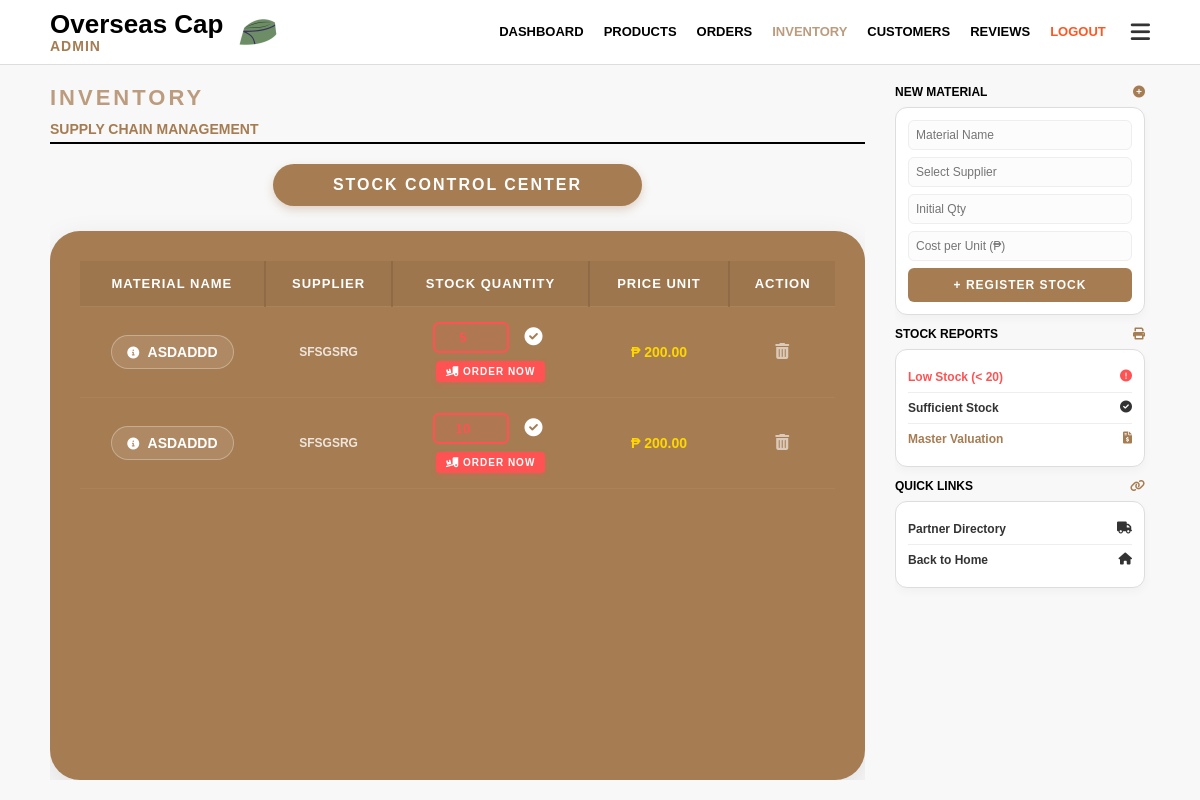
/admin_inventory (signed in), run on an earlier commit of the app's database.
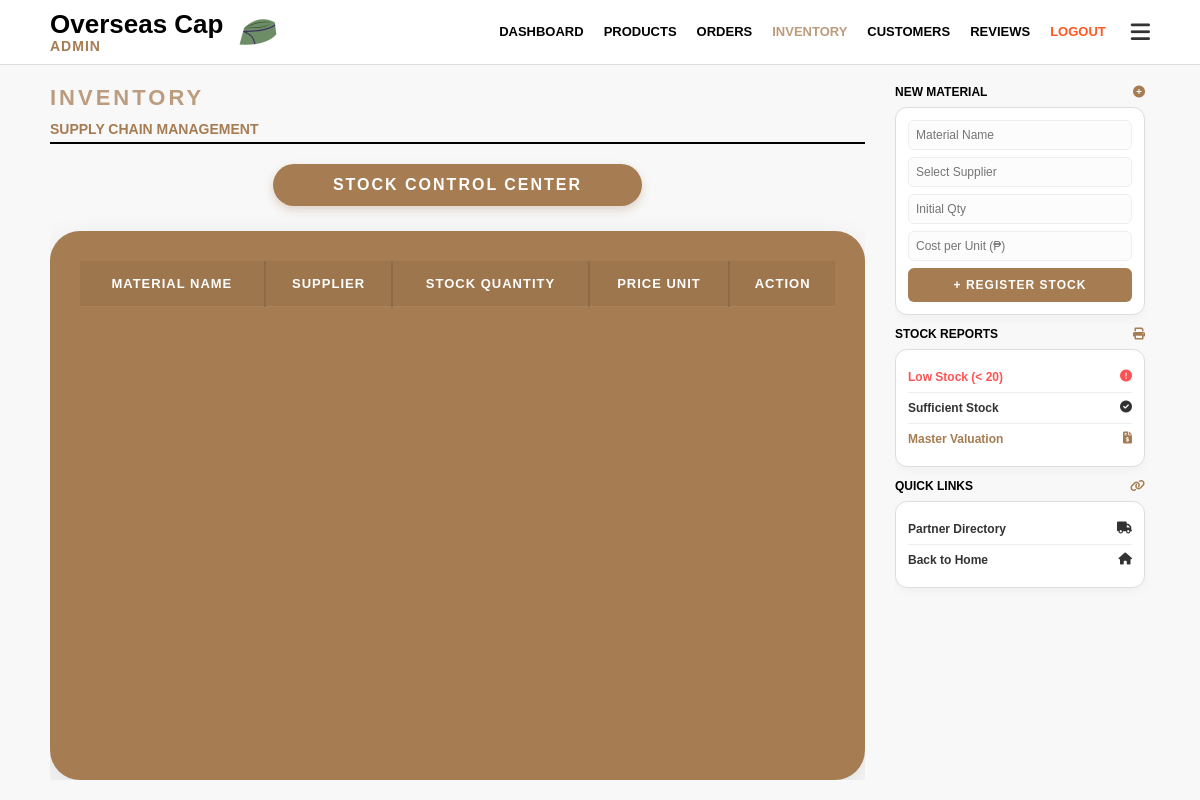
And on a later commit of the database.
### app.py (models this page shows)
class Inventory(db.Model):
    id = db.Column(db.Integer, primary_key=True)
    material = db.Column(db.String(100), nullable=False)
    supplier = db.Column(db.String(100), nullable=False)
    qty = db.Column(db.Integer, default=0)
    price = db.Column(db.Float, default=0.0)
    status = db.Column(db.String(50), default="Available")

### app.py (the view, shortened to what this page needs)
@app.route('/admin_inventory', methods=['GET', 'POST'])
def admin_inventory():
    if session.get('user') != 'admin':
        return redirect(url_for('login'))
    inventory_items = Inventory.query.all()
    return render_template('admin_inventory.html', inventory=inventory_items)

### app.py (called while the page is built)
@app.context_processor
def inject_stats():
    admin_stats = {
        'total': CustomOrder.query.count(),
        'pending': CustomOrder.query.filter_by(status='PENDING').count(),
        'completed': CustomOrder.query.filter(CustomOrder.status.in_(['DONE', 'COMPLETED'])).count()
    }
    return dict(admin_stats=admin_stats)

### templates/admin_inventory.html (shortened to what the changed rows need)
<!DOCTYPE html>
<html lang="en">
<head>
    <link rel="stylesheet" href="https://cdnjs.cloudflare.com/ajax/libs/font-awesome/6.0.0/css/all.min.css">
</head>
<body>
    <main>
        <div class="content-left">
            <div class="table-container">
                <table>
                    <thead>
                        <tr>
                            <th>Material Name</th>
                            <th>Supplier</th>
                            <th>Stock Quantity</th>
                            <th>Price Unit</th>
                            <th>Action</th>
                        </tr>
                    </thead>
                    <tbody>
                        {% for item in inventory %}
                        <tr>
                            <td>
                                <a href="javascript:void(0)"
                                   class="stock-detail-link"
                                   onclick="showStockDetails('{{ item.material }}', '{{ item.supplier }}', '{{ item.qty }}', '{{ item.price }}')">
                                   <i class="fas fa-info-circle"></i> {{ item.material }}
                                </a>
                            </td>
                            <td style="opacity: 0.8; font-size: 12px;">{{ item.supplier }}</td>
                            <td>
                                <form action="{{ url_for('update_stock') }}" method="POST" style="display:flex; flex-direction: column; align-items:center;">
                                    <div style="display:flex; gap:10px; justify-content:center; align-items:center;">
                                        <input type="number" name="qty" value="{{ item.qty }}"
                                               class="qty-input {% if item.qty <= 20 %}stock-low{% endif %}">
                                        <button type="submit" class="save-btn" title="Update Quantity">
                                            <i class="fas fa-check-circle"></i>
                                        </button>
                                    </div>
                                    {% if item.qty <= 20 %}
                                        <a href="{{ url_for('admin_suppliers') }}" class="restock-action-btn">
                                            <i class="fas fa-truck-loading"></i> Order Now
                                        </a>
                                    {% endif %}
                                </form>
                            </td>
                            <td style="color: #FFD700;">₱ {{ "{:,.2f}".format(item.price) }}</td>
                            <td>
                                <a href="{{ url_for('delete_material', item_id=item.id) }}"
                                   class="delete-link"
                                   onclick="return confirm('Remove {{ item.material }} from inventory?')">
                                    <i class="fas fa-trash-alt"></i>
                                </a>
                            </td>
                        </tr>
                        {% endfor %}
                    </tbody>
                </table>
            </div>
        </div>
    </main>
</body>
</html>

What changed in the data, as far as the page shows it:
removed Inventory: material "ASDADDD", supplier "SFSGSRG", qty "5", price "200.00"
removed Inventory: material "ASDADDD", supplier "SFSGSRG", qty "10", price "200.00"
